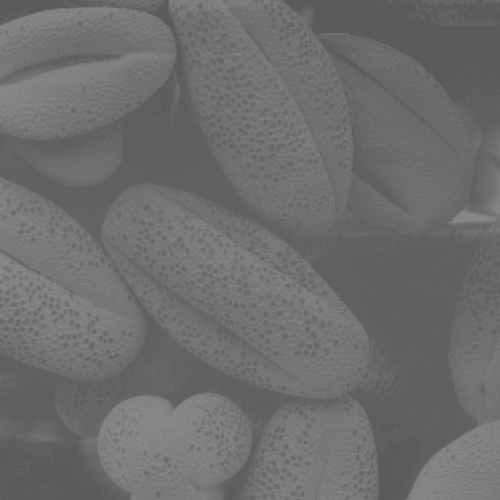
#> input picture Lab Assignment 3/Fig0320(2)(2nd_from_top)/Fig0320(2)(2nd_from_top).tif, 500 x 500 px
$ python 2nd_from_top.py
#> lines starting #> are read from the running program, lines starting #| are printed output that depends on the picture
from PIL import Image
import numpy as np
import matplotlib.pyplot as plt
import os

script_dir = os.path.dirname(os.path.abspath(__file__))
img_path = os.path.join(script_dir, "Fig0320(2)(2nd_from_top).tif")

img = Image.open(img_path).convert("L")
#> img is the input picture: PIL image 500x500 L; min 91, max 138, mean 109.1
img = np.array(img, dtype=np.uint8)

M, N = img.shape
#> M = 500; N = 500
L = 256

hist = np.zeros(L)
for r in range(L):
    hist[r] = np.sum(img == r)
#> after the loop, hist = 256 values, max 19078 at index 96, min 0 at index 0, mean 976.6

p_rk = hist / (M * N)
#> p_rk = 256 values, max 0.0763 at index 96, min 0 at index 0, mean 0.00391

cdf = np.cumsum(p_rk)
#> cdf = 256 values from 0 to 1

s = np.round((L - 1) * cdf).astype(np.uint8)
#> s = 256 values from 0 to 255

img_eq = s[img]
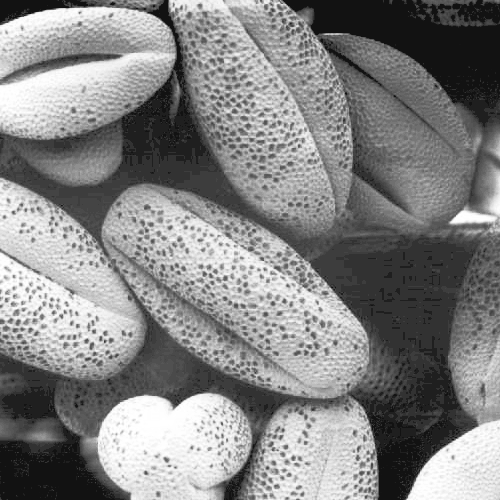
#> img_eq: shape (500, 500); min 18, max 255, mean 131.9

hist_eq = np.zeros(L)
for r in range(L):
    hist_eq[r] = np.sum(img_eq == r)
#> after the loop, hist_eq = 256 values, max 19078 at index 50, min 0 at index 0, mean 976.6

p_eq = hist_eq / (M * N)
#> p_eq = 256 values, max 0.0763 at index 50, min 0 at index 0, mean 0.00391

plt.figure(figsize=(12,4))

plt.subplot(1,3,1)
plt.title("Original Image")
plt.imshow(img, cmap='gray')
plt.axis('off')

plt.subplot(1,3,2)
plt.title("Histogram Equalized Image")
plt.imshow(img_eq, cmap='gray')
plt.axis('off')

plt.subplot(1,3,3)
plt.title("Histogram of Equalized Image")
plt.plot(range(L), p_eq, linewidth=1)
plt.xlabel("Gray level")
plt.ylabel("p(rk)")
plt.xlim([0,255])

plt.tight_layout()
plt.show()
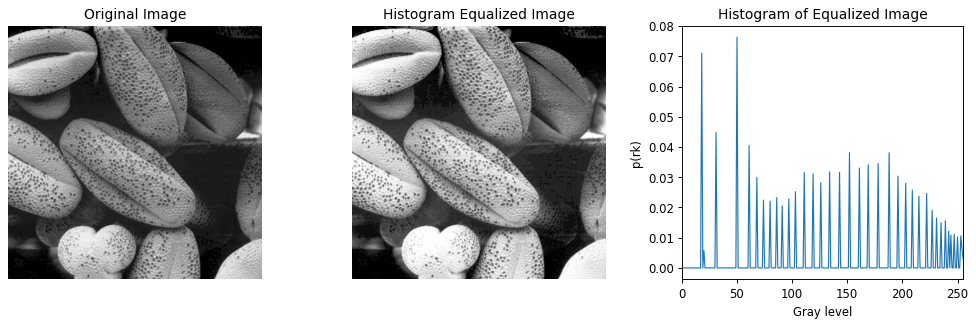
#> figure drawn by matplotlib, 3 panels; panel 3: curve peaks at x = 50, y = 0.0763
